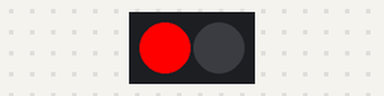
A sketch run on a simulated Arduino Uno, built with avr-gcc and run on an emulated ATmega328P. On the bench: 2 RGB LEDs in strip order, left to right.

Above: at 2.5 s.
At 5.3 s:
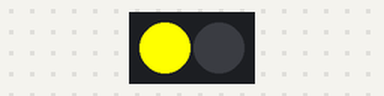
At 5.87 s:
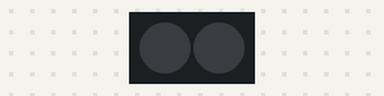
At 9.2 s:
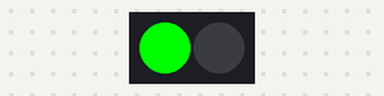
Timing chart, 0 to 15.3 s (numbered marks = the images above):
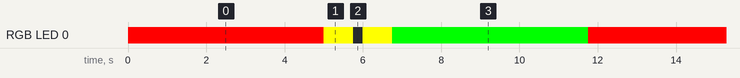

The sketch:

sketch_may15b.ino
```cpp
#include <Adafruit_NeoPixel.h>
Adafruit_NeoPixel pix(2, 13, NEO_GRB+NEO_KHZ800);

void setup() {
  // put your setup code here, to run once:
 pix.begin();
}

void loop() {
  // put your main code here, to run repeatedly:
 pix.setPixelColor(0, pix.Color(255, 0, 0));
 pix.show();
 delay(5000);
 pix.setPixelColor(0, pix.Color(255, 255, 0));
 pix.show();
 delay(750);
 pix.setPixelColor(0, pix.Color(0, 0, 0));
 pix.show();
 delay(250);
 pix.setPixelColor(0, pix.Color(255, 255, 0));
 pix.show();
 delay(750);
 pix.setPixelColor(0, pix.Color(0, 255, 0));
 pix.show();
 delay(5000);
}
```

Measured:
- by itself, RGB LED 0: repeats every 11.8 s: RGB(255, 255, 0) 0.75 s, off 0.25 s, RGB(255, 255, 0) 0.75 s, RGB(0, 255, 0) 5.0 s, RGB(255, 0, 0) 5.0 s
- by itself, everything shown: repeats every 11.8 s, in 5 steps
